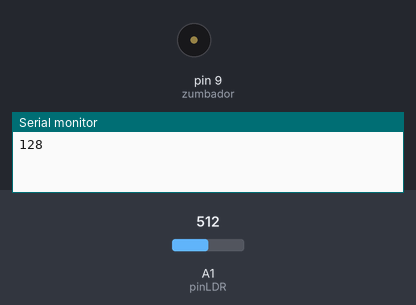
A sketch run on a simulated Arduino Uno, built with avr-gcc and run on an emulated ATmega328P. Parts: buzzer (waves = sounding), the last lines printed to the serial monitor. The test bench sets the inputs (shaded band); at power-on: A1 (pinLDR) = 512.

Above: at 0.1 s.
At 0.6 s:
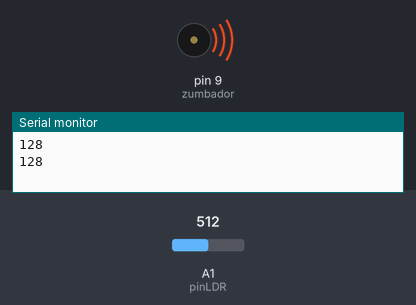
Timing chart, 0 to 2.1 s (numbered marks = the images above):
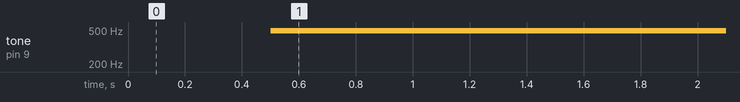

The sketch:

Ejercicio3.ino
```cpp
const int zumbador = 9;

const int pinLDR = 1;
int valorLDR = 0;

void setup() {
  // put your setup code here, to run once:
  pinMode(zumbador, OUTPUT);
  //  Configurar el puerto serial
  Serial.begin(9600);
}

void loop() {
  // put your main code here, to run repeatedly:


  valorLDR= analogRead(pinLDR);
  valorLDR /= 4;


  Serial.print(valorLDR);
  // Salto de línea
  Serial.print("\n");
  delay(500);

  analogWrite(zumbador, valorLDR);
}
```

Measured:
- by itself, tone on pin 9 (zumbador): silent → 490 Hz at 0.50 s
